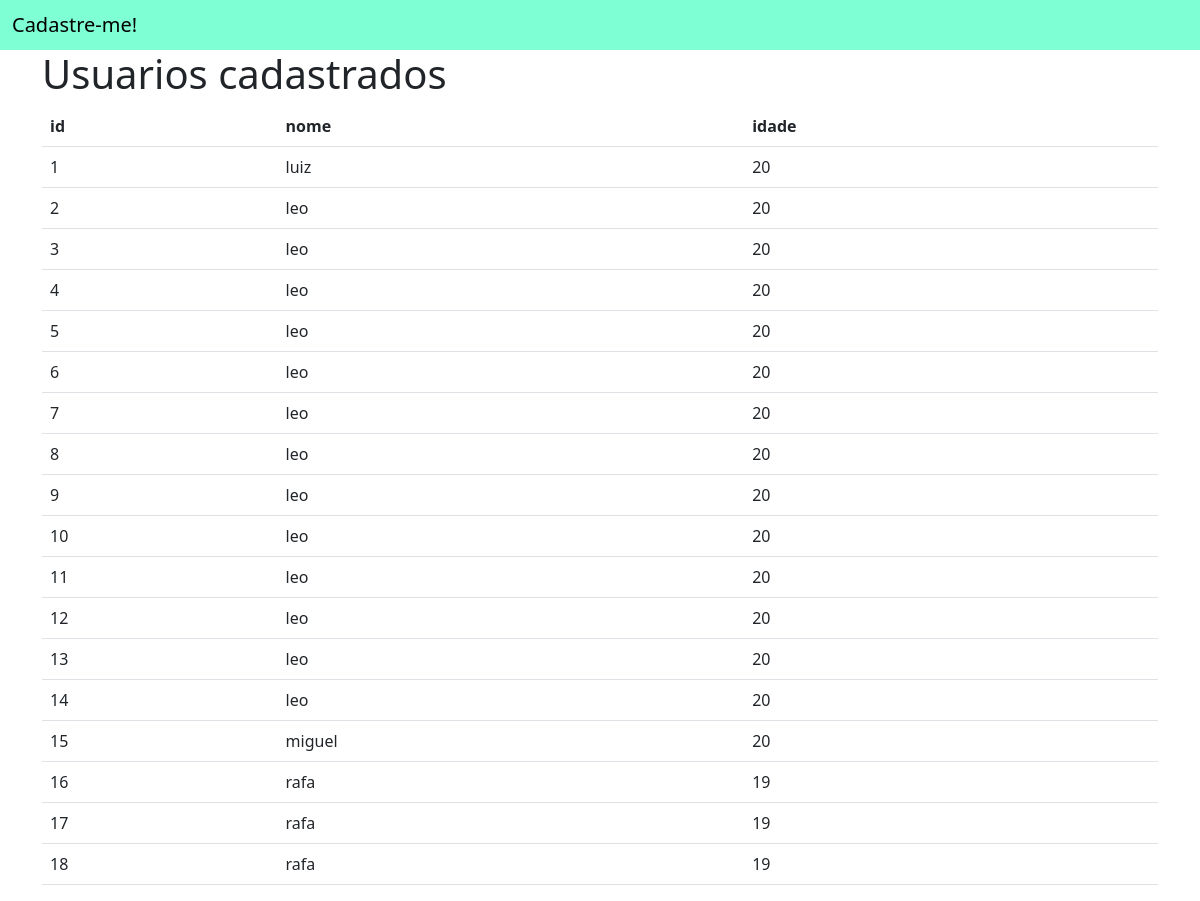
Screenshot of /usuarios/ with the database file from the repository.
### app_cad_users/models.py (models this page shows)
class usuarios(models.Model):
    id_usuario = models.AutoField(primary_key=True)
    nome = models.CharField(max_length=255)
    idade = models.IntegerField()

### app_cad_users/views.py (the view)
# urls.py: path('usuarios/',views.usuarios,name='listagem_usuarios'),
def usuarios(request):
    if request.method == 'POST':
        novo_usuario = ModelUsuario()
        novo_usuario.nome = request.POST.get('nome')
        novo_usuario.idade = request.POST.get('idade')
        novo_usuario.save()
    dados_usuarios = {
        'usuarios': ModelUsuario.objects.all()
    }
    return render(request, 'usuarios/usuarios.html', dados_usuarios)

### app_cad_users/templates/usuarios/usuarios.html
{% extends 'usuarios/base.html' %}
{% block content %}
<div class="container">
    <h1>Usuarios cadastrados</h1>
    <table class="table">
        <tr>
            <th>id</th>
            <th>nome</th>
            <th>idade</th>
        </tr>
        {% for usuario in usuarios %}
        <tr>
            <td>{{ usuario.id_usuario }}</td>
            <td>{{ usuario.nome }}</td>
            <td>{{ usuario.idade }}</td>
        </tr>
        {% endfor %}
    </table>
</div>
{% endblock %}

### app_cad_users/templates/usuarios/base.html (shortened to what this page needs)
<!doctype html>
<html lang="pt-br">
  <head>
    <link href="https://cdn.jsdelivr.net/npm/bootstrap@5.0.2/dist/css/bootstrap.min.css" rel="stylesheet">
  </head>
  <body>
    <nav style="background-color: aquamarine !important;" class="navbar navbar-light bg-light">
        <div class="container-fluid">
            <span class="navbar-brand mb-0 h1"><a style="text-decoration: none;color:black;" href="{% url 'home' %}">Cadastre-me!</a></span>
        </div>
    </nav>
    {% block content %}
    {% endblock %}
  </body>
</html>

### rows the page displays
usuarios: id_usuario "1", nome "luiz", idade "20"
usuarios: id_usuario "2", nome "leo", idade "20"
usuarios: id_usuario "3", nome "leo", idade "20"
usuarios: id_usuario "4", nome "leo", idade "20"
usuarios: id_usuario "5", nome "leo", idade "20"
usuarios: id_usuario "6", nome "leo", idade "20"
usuarios: id_usuario "7", nome "leo", idade "20"
usuarios: id_usuario "8", nome "leo", idade "20"
usuarios: id_usuario "9", nome "leo", idade "20"
usuarios: id_usuario "10", nome "leo", idade "20"
usuarios: id_usuario "11", nome "leo", idade "20"
usuarios: id_usuario "12", nome "leo", idade "20"
usuarios: id_usuario "13", nome "leo", idade "20"
usuarios: id_usuario "14", nome "leo", idade "20"
usuarios: id_usuario "15", nome "miguel", idade "20"
usuarios: id_usuario "16", nome "rafa", idade "19"
usuarios: id_usuario "17", nome "rafa", idade "19"
usuarios: id_usuario "18", nome "rafa", idade "19"
